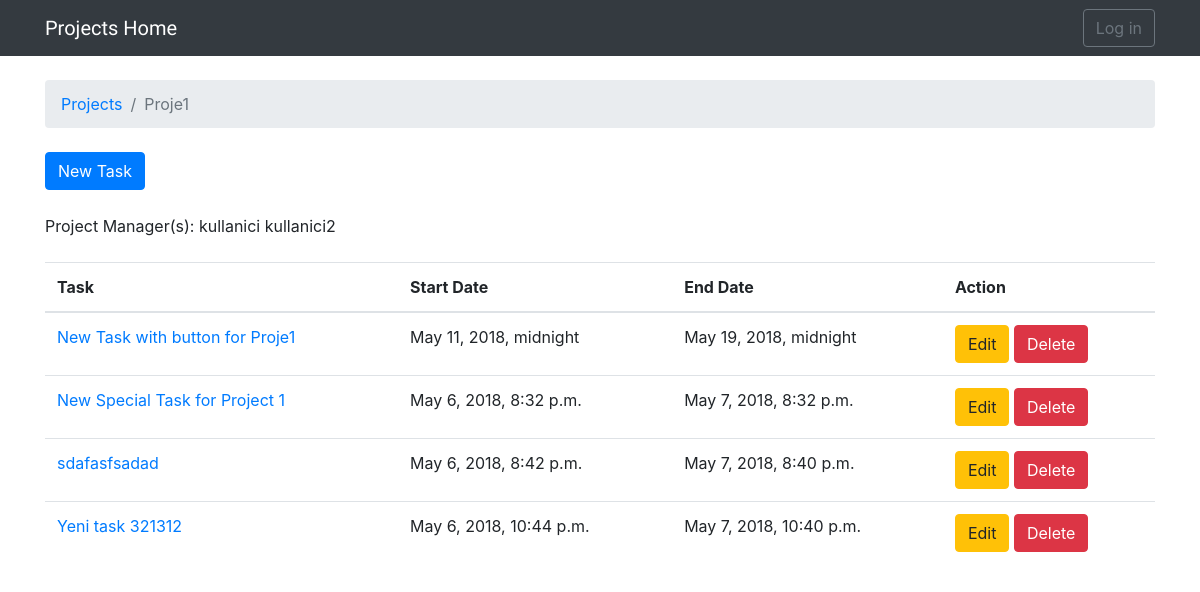
/projects/1/, run on the app's committed database.
### prmanage/models.py (models this page shows, shortened)
class Project(models.Model):
    name = models.CharField(max_length=30, unique=True)
    description = models.CharField(max_length=100)
    start_date = models.DateTimeField(default=datetime.now)

class ProjectPM(models.Model):
    project_id = models.ForeignKey(Project, related_name='projectpms', on_delete=models.CASCADE)
    pm_id = models.ForeignKey(User, related_name='projectpms', on_delete=models.CASCADE)

class Task(models.Model):
    subject = models.CharField(max_length=255)
    start_date = models.DateTimeField(default=datetime.now)
    end_date = models.DateTimeField(default=datetime.now()+timedelta(days=1))
    project = models.ForeignKey(Project, related_name='tasks', on_delete=models.CASCADE)

### prmanage/views.py (the view)
# urls.py: url(r'^projects/(?P<pk>\d+)/$', views.project_tasks, name='project_tasks'),
def project_tasks(request, pk):
    project = get_object_or_404(Project, pk=pk)
    pms = ProjectPM.objects.filter(project_id=pk)
    return render(request, 'tasks.html', {'project': project, 'pms':pms})

### templates/tasks.html (shortened to what this page needs)
{% extends 'base.html' %}
{% block breadcrumb %}
  <li class="breadcrumb-item"><a href="{% url 'home' %}">Projects</a></li>
  <li class="breadcrumb-item active">{{ project.name }}</li>
{% endblock %}
{% block content %}
  <div class="mb-4">
    <a href="{% url 'new_task' project.pk %}" class="btn btn-primary">New Task</a>
  </div>
  <div class="mb-4">
    Project Manager(s):
    {% for pm in pms %}
      {{ pm.pm_id }}
    {% endfor %}
  </div>
  <table class="table">
    <thead class="thead-inverse">
      <tr>
        <th>Task</th>
        <th>Start Date</th>
        <th>End Date</th>
        <th>Action</th>
      </tr>
    </thead>
    <tbody>
      {% for task in project.tasks.all %}
        <tr>
          <td><a href="{% url 'task_employees' project.pk task.pk %}">{{ task.subject }}</a></td>
          <td>{{ task.start_date }}</td>
          <td>{{ task.end_date }}</td>
          <td><a href="{% url 'edit_task' task.pk %}" class="btn btn-primary btn-warning" role="button">Edit</a> <a href="{% url 'delete_task' task.pk %}" class="btn btn-primary btn-danger" role="button">Delete</a></td>
        </tr>
      {% endfor %}
    </tbody>
  </table>
{% endblock %}

### templates/base.html (shortened to what this page needs)
{% load static %}<!DOCTYPE html>
<html>
  <head>
    <link rel="stylesheet" href="{% static 'css/bootstrap.min.css' %}">
    <link rel="stylesheet" href="{% static 'css/app.css' %}">
  </head>
  <body>
    {% block body %}
    <nav class="navbar navbar-expand-lg navbar-dark bg-dark">
      <div class="container">
        <a class="navbar-brand" href="{% url 'home' %}">Projects Home</a>
      <div class="collapse navbar-collapse" id="mainMenu">
      {% if user.is_authenticated %}
        <ul class="navbar-nav ml-auto">
          {% if user.is_superuser %}
            <li><a href="{% url 'new_project' %}" class="btn btn-primary">Create Project</a></li>
            <li>-</li>
            <li><a href="{% url 'assign_pm' %}" class="btn btn-primary">Assign PM</a></li>
          {% endif %}
          <li class="nav-item dropdown">
            <a class="nav-link dropdown-toggle" href="#" id="userMenu" data-toggle="dropdown" aria-haspopup="true" aria-expanded="false">
              {{ user.username }}
            </a>
            <div class="dropdown-menu dropdown-menu-right" aria-labelledby="userMenu">
              <a class="dropdown-item" href="#">My account</a>
              {% if user.is_superuser %}
              <a class="dropdown-item" href="{% url 'list_employee' %}">Employees</a>
              <a class="dropdown-item" href="{% url 'signup' %}">Create PM</a>
              {% endif %}
              <a class="dropdown-item" href="{% url 'password_change' %}">Change password</a>
              <div class="dropdown-divider"></div>
              <a class="dropdown-item" href="{% url 'logout' %}">Log out</a>
            </div>
          </li>
        </ul>
      {% else %}
        <form class="form-inline ml-auto">
          <a href="{% url 'login' %}" class="btn btn-outline-secondary">Log in</a>
        </form>
      {% endif %}
    </div>
      </div>
    </nav>
    <div class="container">
      <ol class="breadcrumb my-4">
        {% block breadcrumb %}
        {% endblock %}
      </ol>
      {% block content %}
      {% endblock %}
    </div>
    {% endblock body %}
  </body>
</html>

### static/css/app.css (style rules this page uses)
.navbar-brand { font-family: 'Peralta', cursive; }

### data on the page
Project: name "Proje1"
ProjectPM: pm_id "kullanici"
ProjectPM: pm_id "kullanici2"
Task: subject "New Task with button for Proje1", start_date "May 11, 2018, midnight", end_date "May 19, 2018, midnight"
Task: subject "New Special Task for Project 1", start_date "May 6, 2018, 8:32 p.m.", end_date "May 7, 2018, 8:32 p.m."
Task: subject "sdafasfsadad", start_date "May 6, 2018, 8:42 p.m.", end_date "May 7, 2018, 8:40 p.m."
Task: subject "Yeni task 321312", start_date "May 6, 2018, 10:44 p.m.", end_date "May 7, 2018, 10:40 p.m."
